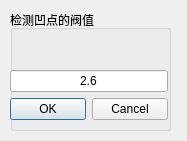
<?xml version="1.0" encoding="UTF-8"?>
<ui version="4.0">
 <class>Roughdetect</class>
 <widget class="QDialog" name="Roughdetect">
  <property name="geometry">
   <rect>
    <x>0</x>
    <y>0</y>
    <width>187</width>
    <height>141</height>
   </rect>
  </property>
  <property name="windowTitle">
   <string>Dialog</string>
  </property>
  <widget class="QGroupBox" name="groupBox">
   <property name="geometry">
    <rect>
     <x>10</x>
     <y>10</y>
     <width>161</width>
     <height>121</height>
    </rect>
   </property>
   <property name="title">
    <string>检测凹点的阀值</string>
   </property>
   <widget class="QWidget" name="layoutWidget">
    <property name="geometry">
     <rect>
      <x>0</x>
      <y>60</y>
      <width>158</width>
      <height>51</height>
     </rect>
    </property>
    <layout class="QVBoxLayout" name="verticalLayout">
     <item>
      <widget class="QLineEdit" name="Threvalue">
       <property name="text">
        <string>2.6</string>
       </property>
       <property name="alignment">
        <set>Qt::AlignCenter</set>
       </property>
      </widget>
     </item>
     <item>
      <widget class="QDialogButtonBox" name="buttonBox">
       <property name="orientation">
        <enum>Qt::Horizontal</enum>
       </property>
       <property name="standardButtons">
        <set>QDialogButtonBox::Cancel|QDialogButtonBox::Ok</set>
       </property>
      </widget>
     </item>
    </layout>
   </widget>
  </widget>
 </widget>
 <resources/>
 <connections>
  <connection>
   <sender>buttonBox</sender>
   <signal>accepted()</signal>
   <receiver>Roughdetect</receiver>
   <slot>accept()</slot>
   <hints>
    <hint type="sourcelabel">
     <x>216</x>
     <y>159</y>
    </hint>
    <hint type="destinationlabel">
     <x>157</x>
     <y>274</y>
    </hint>
   </hints>
  </connection>
  <connection>
   <sender>buttonBox</sender>
   <signal>rejected()</signal>
   <receiver>Roughdetect</receiver>
   <slot>reject()</slot>
   <hints>
    <hint type="sourcelabel">
     <x>216</x>
     <y>159</y>
    </hint>
    <hint type="destinationlabel">
     <x>286</x>
     <y>274</y>
    </hint>
   </hints>
  </connection>
  <connection>
   <sender>Threvalue</sender>
   <signal>editingFinished()</signal>
   <receiver>Roughdetect</receiver>
   <slot>Linput()</slot>
   <hints>
    <hint type="sourcelabel">
     <x>138</x>
     <y>120</y>
    </hint>
    <hint type="destinationlabel">
     <x>199</x>
     <y>149</y>
    </hint>
   </hints>
  </connection>
 </connections>
 <slots>
  <slot>Linput()</slot>
 </slots>
</ui>
